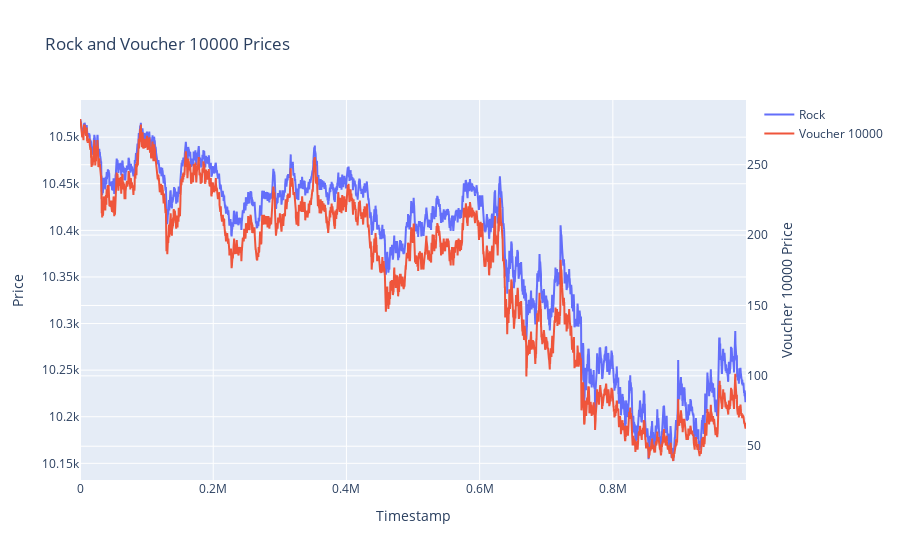

The cell this chart's notebook holds for it:
### Code cell
q = mk['day'] == 1
df = mk[q]

fig = go.Figure()

fig.add_trace(go.Scatter(x=df['timestamp'], y=df['mid_price_rock'], mode='lines', name='Rock'))
fig.add_trace(go.Scatter(x=df['timestamp'], y=df['mid_price_voucher10250'], mode='lines', name='Voucher 10000', yaxis='y2'))
fig.update_layout(
    title='Rock and Voucher 10000 Prices',
    xaxis_title='Timestamp',
    yaxis_title='Price',
    yaxis2=dict(
        title='Voucher 10000 Price',
        overlaying='y',
        side='right'
    )
)
fig.show()

### Figure 1 — Plotly figure (JSON) as saved in the notebook; plotly's stock layout.template omitted (floating-point values rounded to 4 significant figures; data arrays with more than 128 entries replaced by an {"elided": "..."} marker saying what was removed)
{"data": [{"mode": "lines", "name": "Rock", "type": "scatter", "x": {"elided": "10000 int values"}, "y": {"elided": "10000 float values"}}, {"mode": "lines", "name": "Voucher 10000", "type": "scatter", "x": {"elided": "10000 int values"}, "y": {"elided": "10000 float values"}, "yaxis": "y2"}], "layout": {"title": {"text": "Rock and Voucher 10000 Prices"}, "xaxis": {"title": {"text": "Timestamp"}}, "yaxis": {"title": {"text": "Price"}}, "yaxis2": {"overlaying": "y", "side": "right", "title": {"text": "Voucher 10000 Price"}}}}
